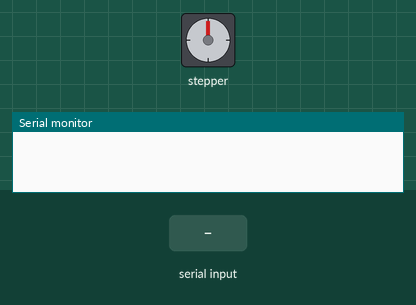
A sketch run on a simulated Arduino Mega 2560, built with avr-gcc and run on an emulated ATmega2560. Shown: stepper motor, the last lines printed to the serial monitor. The inputs (shaded band) are chosen by the test bench. Stepper angles assume 200 steps per turn.

Above: at 1.2 s.
1.3 s: "90,45\n" received over Serial
At 3.64 s:
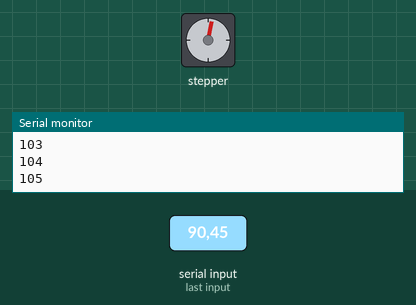
At 4.03 s:
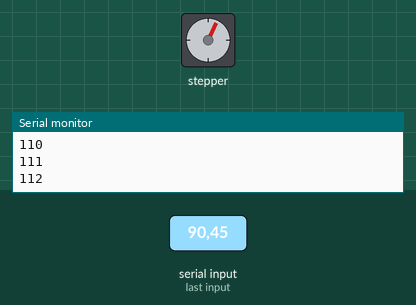
7.3 s: "200\n" received over Serial
At 9.3 s:
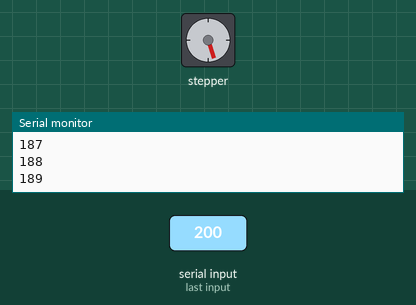
Timing chart, 0 to 17.8 s (numbered marks = the images above; inputs shaded):
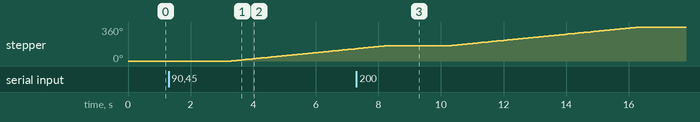

Measured:
- after the input at 1.3 s, stepper: keeps turning clockwise at about 33°/s, starting after 2.0 s

The sketch:

step.ino
```cpp
#include <Stepper.h>
Stepper step1(200, 47, 49, 51, 53);
Stepper step2(200, 39, 41, 43, 45);

String V1, V2;
int v1, v2;
int last_v1=0, last_v2=0;

void setup() {
  Serial.begin(9600);
  step1.setSpeed(60);
  step2.setSpeed(60);
}

void loop() {
  if (Serial.available() > 0) {
    V1 = Serial.readStringUntil(' ');
    V2 = Serial.readStringUntil(NULL);

    v1 = V1.toInt();
    v2 = V2.toInt();
    Serial.print(v1);
    Serial.print(" ");
    Serial.println(v2);
    steping(v1, v2);
  }
}

void steping(int val1, int val2) {
  for (int i = last_v1; i != val1; i += znak(val1 - last_v1)) {
    step1.step(znak(val1 - last_v1));
    Serial.println(100 + i);
    delay(50);
  }

  for (int i = last_v2; i != val2; i += znak(val2 - last_v2)) {
    step2.step(znak(val2 - last_v2));
    Serial.println(200 + i);
    delay(50);
  }
  last_v1 = val1;
  last_v2 = val2;

}

int znak(int n) {
  return (n / abs(n));
}
```
